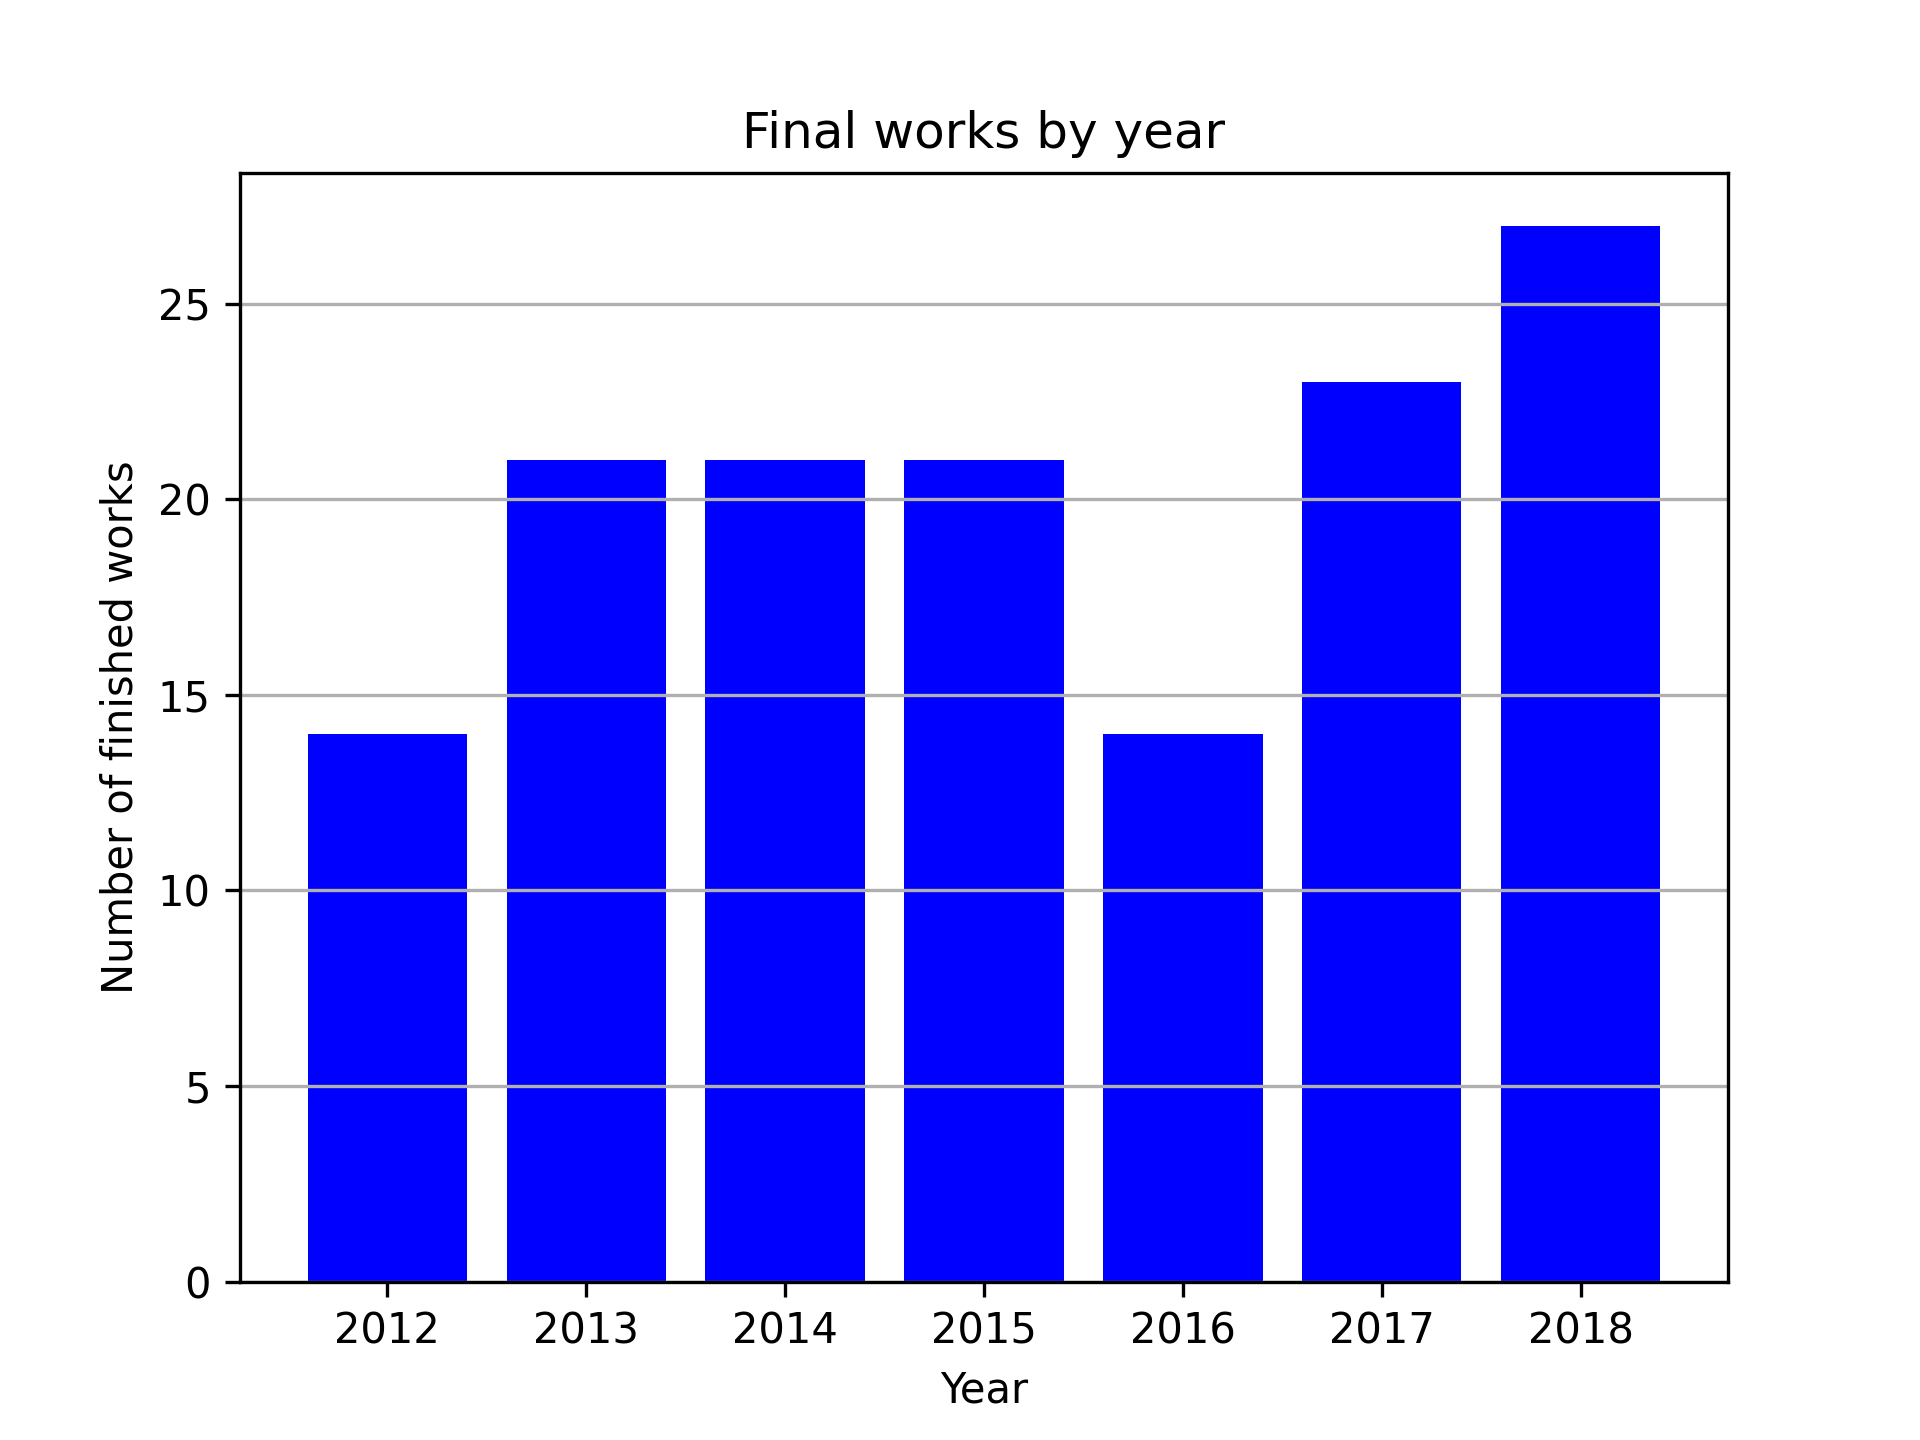

Write Python code to recreate this figure.
import matplotlib.pyplot as plt

x = [x for x in range(2012,2019)]
y = [14,21,21,21,14,23,27]

plt.figure(dpi=300)
plt.grid(axis='y')
plt.bar(x=x,height=y,color="blue")

plt.xlabel("Year")
plt.ylabel("Number of finished works")
plt.title("Final works by year")
plt.savefig("fig5worksbyyear.tiff",format="tiff")
